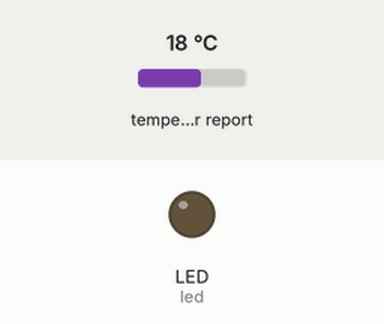
A program run on a simulated CircuitPython board. Shown: output pins drawn as LEDs (lit = HIGH). The inputs (shaded band) are chosen by the test bench; at power-on: temperature in the web weather report 18 °C. Requests to the public web service named in the program get a made-up reply in its usual format after 0.4 s (London, UTC, broken clouds, 64 % humidity, 1013 hPa unless stated); values from a settings file that is not in the repository are placeholders; what the program prints to the serial console is not drawn. At 63.7 s the program ends and the board releases its pins; the recording ends there.

Above: at 0.1 s.
At 3.53 s:
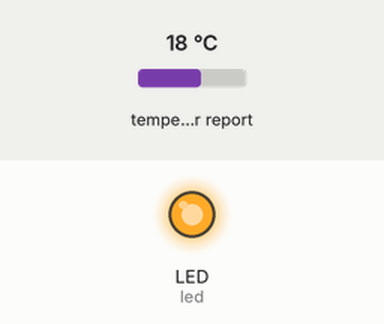
Timing chart, 0 to 5.1 s (numbered marks = the images above):
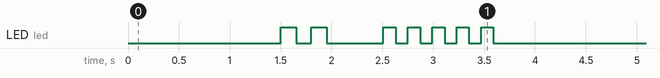

The program:

code.py
```python
# Wi-Fi Weather Test — Mainz, Germany
# Pico 2W CircuitPython — uses Open-Meteo API (no API key)

import time
import board
import digitalio
import wifi
import socketpool
import ssl
import adafruit_requests

import wifi_config

# --- LED for visual feedback ---
led = digitalio.DigitalInOut(board.LED)
led.direction = digitalio.Direction.OUTPUT

def blink(n, t=0.12):
    for _ in range(n):
        led.value = True
        time.sleep(t)
        led.value = False
        time.sleep(t)

# --- Wi-Fi ---
SSID = wifi_config.SSID
PASSWORD = wifi_config.PASSWORD

print("\n================================================")
print("  Pico 2W — Wi-Fi Weather: Mainz, Germany")
print("================================================")
print(f"\n🔌 Connecting to \"{SSID}\"...")

try:
    wifi.radio.connect(SSID, PASSWORD)
    print(f"✅ Connected!  IP: {wifi.radio.ipv4_address}")
    blink(2, 0.15)
except Exception as e:
    print(f"❌ Wi-Fi failed: {e}")
    blink(10, 0.3)
    raise SystemExit(1)

# --- HTTP session ---
pool = socketpool.SocketPool(wifi.radio)
session = adafruit_requests.Session(pool, ssl.create_default_context())

# --- Fetch weather ---
# Open-Meteo: free, no API key, lat=49.99&lon=8.25 = Mainz, Germany
URL = (
    "https://api.open-meteo.com/v1/forecast?"
    "latitude=49.99&longitude=8.25"
    "&current=temperature_2m,relative_humidity_2m,apparent_temperature,weather_code,wind_speed_10m"
    "&daily=temperature_2m_max,temperature_2m_min,weather_code"
    "&timezone=Europe%2FBerlin"
    "&forecast_days=2"
)

# WMO weather code descriptions
WMO = {
    0: "☀️ Clear sky", 1: "🌤 Mainly clear", 2: "⛅ Partly cloudy",
    3: "☁️ Overcast", 45: "🌫 Foggy", 48: "🌫 Depositing rime fog",
    51: "🌦 Light drizzle", 53: "🌦 Moderate drizzle", 55: "🌦 Dense drizzle",
    56: "🌧 Light freezing drizzle", 57: "🌧 Dense freezing drizzle",
    61: "🌧 Slight rain", 63: "🌧 Moderate rain", 65: "🌧 Heavy rain",
    66: "🌧 Light freezing rain", 67: "🌧 Heavy freezing rain",
    71: "🌨 Slight snow", 73: "🌨 Moderate snow", 75: "🌨 Heavy snow",
    77: "❄️ Snow grains", 80: "🌦 Slight rain showers",
    81: "🌦 Moderate rain showers", 82: "🌦 Violent rain showers",
    85: "🌨 Slight snow showers", 86: "🌨 Heavy snow showers",
    95: "⛈ Thunderstorm", 96: "⛈ + slight hail", 99: "⛈ + heavy hail",
}

print(f"\n🌐 Fetching weather for Mainz, Germany...")

try:
    resp = session.get(URL)
    j = resp.json()
    resp.close()

    current = j["current"]
    daily = j["daily"]

    desc = WMO.get(current["weather_code"], f"Code {current['weather_code']}")

    print(f"\n{'─' * 44}")
    print(f"  📍  Mainz, Germany")
    print(f"  🕐  {current['time']}")
    print(f"{'─' * 44}")
    print(f"  {desc}")
    print(f"  🌡  Temperature:  {current['temperature_2m']}°C")
    print(f"  🌡  Feels like:   {current['apparent_temperature']}°C")
    print(f"  💧  Humidity:     {current['relative_humidity_2m']}%")
    print(f"  💨  Wind:         {current['wind_speed_10m']} km/h")
    print(f"{'─' * 44}")

    print(f"  📅 Forecast:")
    for i in range(len(daily["time"])):
        d = WMO.get(daily["weather_code"][i], f"Code {daily['weather_code'][i]}")
        print(f"     {daily['time'][i]}:  {daily['temperature_2m_min'][i]}–{daily['temperature_2m_max'][i]}°C  {d}")
    print(f"{'─' * 44}")

    print("\n✅ Wi-Fi + Weather test PASSED")
    blink(5, 0.12)

except Exception as e:
    print(f"\n❌ HTTP request failed: {e}")
    blink(10, 0.3)
    raise SystemExit(1)

# Keep running so user can see output
print("\n⏳ Program will auto-restart in 60 seconds...")
time.sleep(60)
```

Measured:
- by itself, LED (led): goes HIGH 0.15 s, LOW 0.15 s, HIGH 0.15 s, LOW 0.56 s, 4 × (HIGH 0.12 s, LOW 0.12 s), HIGH 0.12 s, then LOW
